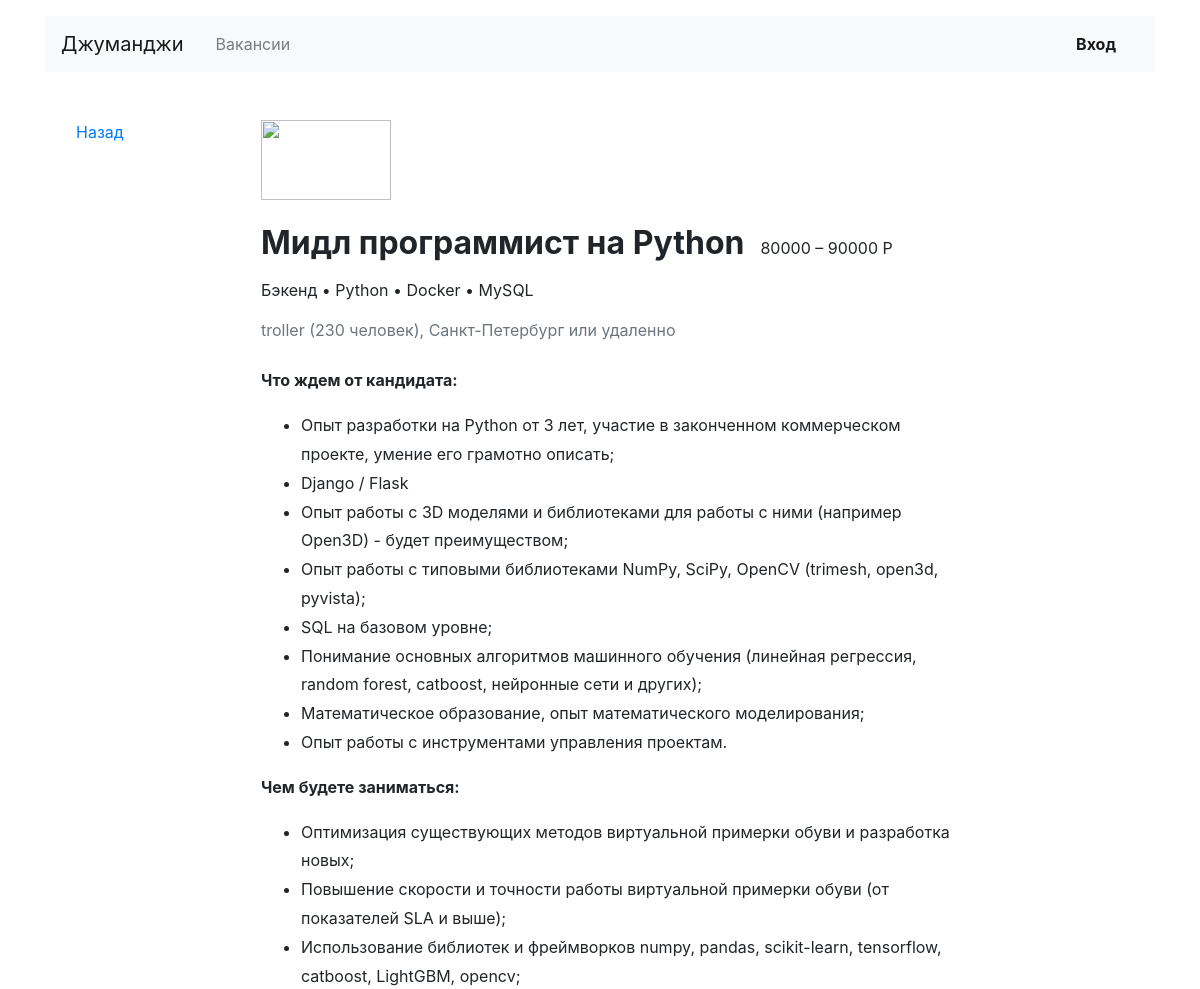
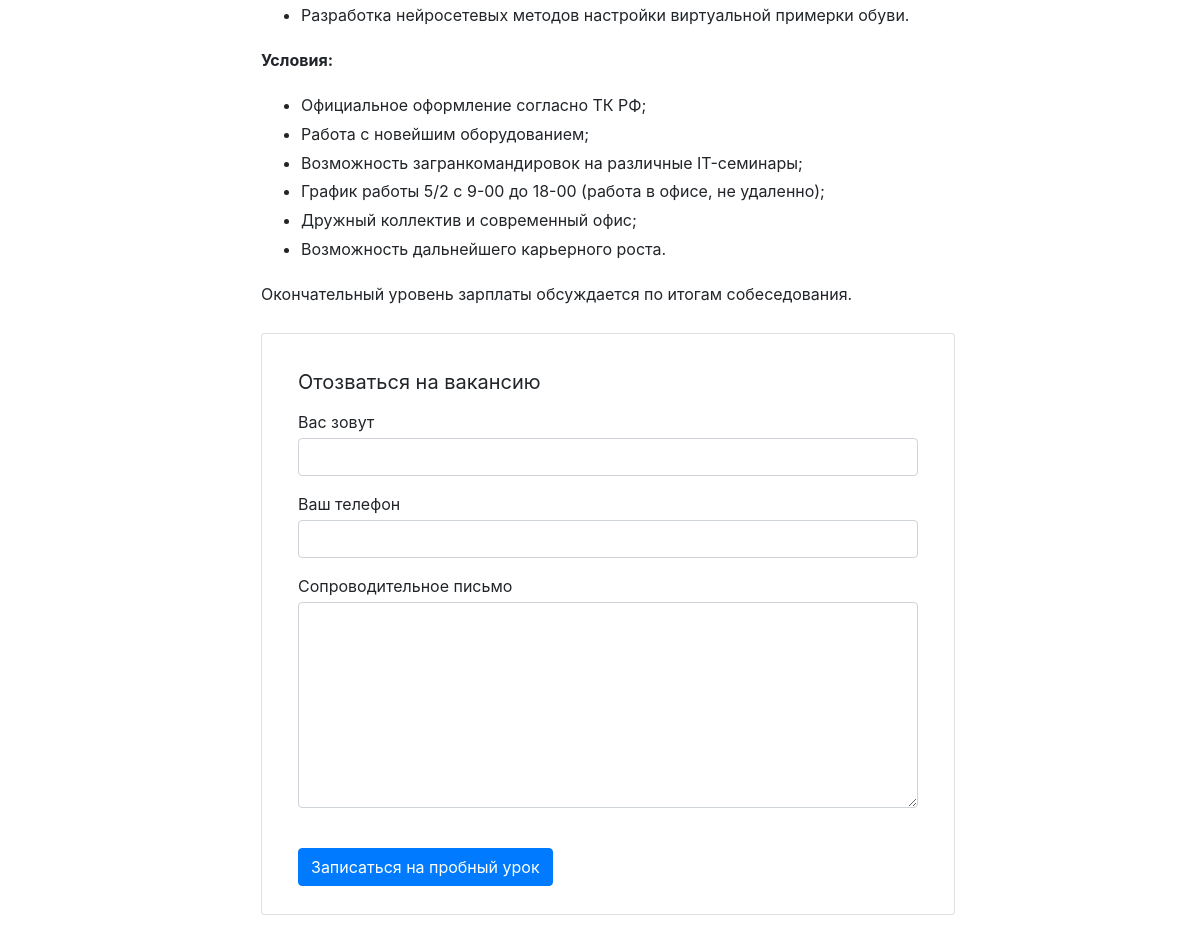
The app's page /vacancies/4/ with its own data (2 pictures, top to bottom).
### vacancies/models.py (models this page shows)
class Vacancy(models.Model):
    title = models.CharField(max_length=64)
    specialty = models.ForeignKey(Specialty, related_name='vacancies', on_delete=models.CASCADE)
    company = models.ForeignKey(Company, related_name='vacancies', on_delete=models.CASCADE)
    skills = models.TextField()
    description = models.TextField()
    salary_min = models.IntegerField()
    salary_max = models.IntegerField()
    published_at = models.DateField(auto_now=False, auto_now_add=False)

class Specialty(models.Model):
    code = models.CharField(max_length=64)
    title = models.CharField(max_length=64)
    picture = models.URLField(default='https://place-hold.it/100x60')

class Company(models.Model):
    name = models.CharField(max_length=64)
    location = models.CharField(max_length=64)
    logo = models.URLField(default='https://place-hold.it/100x60')
    description = models.TextField()
    employee_count = models.IntegerField()

### vacancies/views.py (the view)
# urls.py: path('vacancies/<int:vacancy_id>/', vacancy_view, name='vacancy'),
def vacancy_view(request, vacancy_id):
    context = dict()
    vacancies_dict = create_vacancies_dict(Vacancy.objects.filter(id=vacancy_id))
    for vacancy_list in vacancies_dict.values():
        context['vacancies_dict'] = vacancy_list
    company_id = context['vacancies_dict']['company_id']
    context['company_name'] = Company.objects.get(id=company_id).name
    context['company_location'] = Company.objects.get(id=company_id).location
    context['company_employee'] = Company.objects.get(id=company_id).employee_count
    context['company_description'] = Company.objects.get(id=company_id).description
    return render(request, "vacancy.html", context=context)

### vacancies/views.py (called while the page is built)
def create_vacancies_dict(vacancies_filter):
    vacancies_temp = dict()
    vacancies_dict = dict()
    for vacancy in vacancies_filter:
        vacancies_temp['id'] = vacancy.id
        vacancies_temp['title'] = vacancy.title
        vacancies_temp['skills'] = str(vacancy.skills).replace(",", " •")
        vacancies_temp['salary_min'] = vacancy.salary_min
        vacancies_temp['salary_max'] = vacancy.salary_max
        vacancies_temp['specialty'] = Specialty.objects.get(id=vacancy.specialty_id).title
        vacancies_temp['published_at'] = vacancy.published_at
        vacancies_temp['company_id'] = vacancy.company_id
        vacancies_temp['description'] = vacancy.description
        vacancies_dict[vacancy.id] = vacancies_temp.copy()
        vacancies_temp.clear()
    return vacancies_dict

### templates/vacancy.html
{% extends 'base.html' %}
{% block container %}
  <main class="container mt-3 pb-5">
    <div class="row mt-5">
      <div class="col-12 col-lg-2">
        <div class="pl-3 mb-5">
          <p><a href="#">Назад</a></p>
        </div>
      </div>
      <div class="col-12 col-lg-8">
        <section class="pl-3">
          <a href="#"><img src="https://place-hold.it/130x80" width="130" height="80" alt=""></a>
          <div class="d-flex align-items-baseline align-content-baseline">
              <h1 class="h2 mt-4 font-weight-bold" >{{ vacancies_dict.title }}</h1>
            <p class="m-0 pl-3">{{ vacancies_dict.salary_min }} – {{ vacancies_dict.salary_max }} Р</p>
          </div>
          <p class="mt-2">{{ vacancies_dict.specialty }} • {{ vacancies_dict.skills }}</p>
          <p class="text-muted mb-4">{{ company_name }} ({{ company_employee }} человек), {{ company_location }} или удаленно</p>
            <div style="line-height: 1.8;">
            <p>{{ vacancies_dict.description|safe }}</p>
          </div>
          <form action="/echo" class="card mt-4 mb-3" enctype="multipart/form-data">
            <div class="card-body mx-3">
              <p class="h5 mt-3 font-weight-normal">Отозваться на вакансию</p>
              <div class="form-group">
                <label class="mb-1 mt-2" for="userName">Вас зовут</label>
                <input class="form-control" type="text" placeholder="" id="userName">
              </div>
              <div class="form-group">
                <label class="mb-1" for="userPhone">Ваш телефон</label>
                <input class="form-control" type="tel" placeholder="" id="userPhone">
              </div>
              <div class="form-group">
                <label class="mb-1" for="userMsg" >Сопроводительное письмо</label>
                <textarea class="form-control" rows="8" id="userMsg"></textarea>
              </div>
              <input type="submit" class="btn btn-primary mt-4 mb-2" value="Записаться на пробный урок">
            </div>
          </form>
        </section>
      </div>
    </div>
  </main>
{% endblock %}

### records on screen
Vacancy: title "Мидл программист на Python", description "Что ждем от кандидата: Опыт разработки на Python от 3 лет, участие в законченном коммерческом проекте, умение его грамотно описать; Django / Flask Опыт работы с 3D моделями и библиотеками для работы с ними (например Open3D) - будет преимуществом; Опыт работы с типовыми библиотеками NumPy, SciPy, OpenCV (trimesh, open3d, pyvista); SQL на базовом уровне; Понимание основных алгоритмов машинного обучения (линейная регрессия, random forest, catboost, нейронные сети и других); Математическое образование, опыт математического моделирования; Опыт работы с инструментами управления проектам. Чем будете заниматься: Оптимизация существующих методов виртуальной примерки обуви и разработка новых;…"
Specialty: specialty "Бэкенд"
Company: name "troller", location "Санкт-Петербург"

### other values on screen
{{ vacancies_dict.salary_min }} "80000"
{{ vacancies_dict.salary_max }} "90000"
{{ vacancies_dict.skills }} "Python • Docker • MySQL"
{{ company_employee }} "230"
